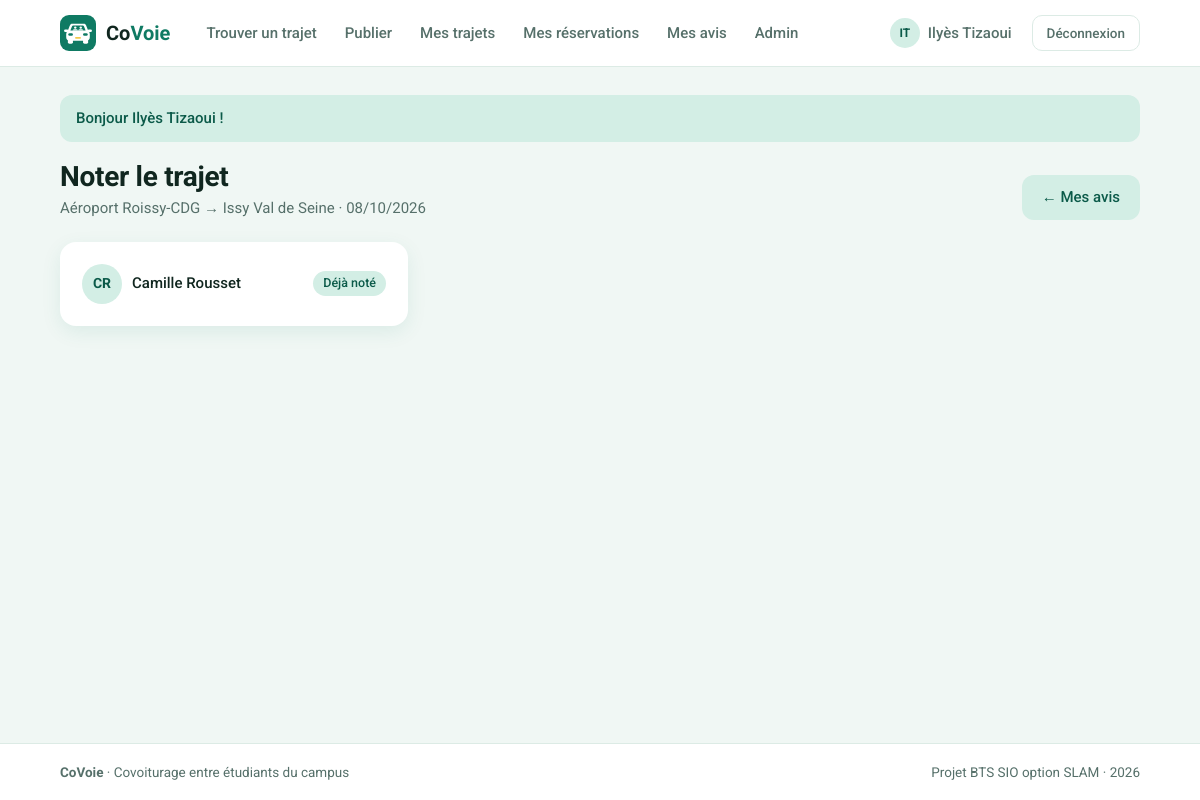
Screenshot of /index.php?page=noter&id=4 (signed in) with the database file from the repository.
### tables this page shows
CREATE TABLE trajets (
    id               INT(11)      NOT NULL AUTO_INCREMENT,
    origine          VARCHAR(120) NOT NULL,
    destination      VARCHAR(120) NOT NULL,
    date_heure       DATETIME     NOT NULL,
    places_totales   INT(2)       NOT NULL,
    places_restantes INT(2)       NOT NULL,
    statut           VARCHAR(10)  NOT NULL DEFAULT 'Ouvert',
    prix             DECIMAL(6,2) NOT NULL DEFAULT 0.00,
    id_conducteur    INT(11)      NOT NULL,

    PRIMARY KEY (id),
    KEY recherche (statut, date_heure),

    CONSTRAINT fk_trajet_conducteur
        FOREIGN KEY (id_conducteur) REFERENCES utilisateurs (id)
        ON DELETE CASCADE
);

CREATE TABLE utilisateurs (
    id               INT(11)      NOT NULL AUTO_INCREMENT,
    nom              VARCHAR(100) NOT NULL,
    email            VARCHAR(180) NOT NULL,
    mot_de_passe     VARCHAR(255) NOT NULL,
    role             VARCHAR(10)  NOT NULL DEFAULT 'membre',
    date_inscription DATETIME     NOT NULL,

    PRIMARY KEY (id),
    UNIQUE KEY email_unique (email)
);

### includes/fonctions.php (called while the page is built, shortened)
<?php
function estConnecte(): bool
{
    return isset($_SESSION['utilisateur']);
}
function idConnecte(): int
{
    if (estConnecte()) {
        return $_SESSION['utilisateur']['id'];
    }
    return 0;
}
function proteger(): int
{
    return idConnecte();
}
function lireId(string $nom = 'id'): int
{
    $id = 0;
    if (isset($_GET[$nom])) {
        $id = (int) $_GET[$nom];
    }
    return $id;
}
function afficherVue(string $vue, array $donnees = []): void
{
    extract($donnees);
    require 'vues/gabarit/en-tete.php';
    require 'vues/' . $vue . '.php';
    require 'vues/gabarit/pied.php';
}
function e($texte): string
{
    return htmlspecialchars((string) $texte, ENT_QUOTES, 'UTF-8');
}
function formaterDate(string $date): string
{
    return date('d/m/Y', strtotime($date));
}
function initiales(string $nom): string
{
    $initiales = '';
    foreach (explode(' ', $nom) as $mot) {
        if ($mot !== '') {
            $initiales .= mb_strtoupper(mb_substr($mot, 0, 1));
        }
    }
    return mb_substr($initiales, 0, 2);
}

### controleurs/AvisController.php (called while the page is built, shortened)
<?php
class AvisController
{
    public function formulaire(): void
    {
        $idConnecte = proteger();
        $trajet = Trajet::trouver(lireId());
        $participants = Avis::participantsANoter($trajet, $idConnecte);
        afficherVue('avis/formulaire', [
            'titre' => 'Noter le trajet',
            'trajet' => $trajet,
            'participants' => $participants
        ]);
    }
}

### index.php (called while the page is built, shortened)
<?php
require_once 'includes/connexion.php';
require_once 'includes/fonctions.php';
require_once 'includes/routes.php';
require_once 'modeles/Trajet.php';
require_once 'modeles/Reservation.php';
require_once 'modeles/Avis.php';
require_once 'controleurs/AvisController.php';
$page = 'accueil';
if (isset($_GET['page']) && is_string($_GET['page'])) {
    $page = $_GET['page'];
}
$nomMethode = $routes[$page][1];
$controleur = new $nomControleur();
$controleur->$nomMethode();

### includes/connexion.php (called while the page is built)
<?php
function connexionBdd(): PDO
{
    static $pdo = null;
    if ($pdo === null) {
        $dsn = 'mysql:host=' . BDD_HOTE . ';port=' . BDD_PORT . ';dbname=' . BDD_NOM . ';charset=utf8mb4';
        try {
            $pdo = new PDO($dsn, BDD_UTILISATEUR, BDD_MOT_DE_PASSE, [
                PDO::ATTR_ERRMODE => PDO::ERRMODE_EXCEPTION,
                PDO::ATTR_DEFAULT_FETCH_MODE => PDO::FETCH_ASSOC,
                PDO::ATTR_EMULATE_PREPARES => false
            ]);
        } catch (PDOException $erreur) {
            afficherErreur(500, 'Base de données inaccessible : lancez WAMP et importez sql/covoiturage.sql.');
        }
    }
    return $pdo;
}
function requete(string $sql, array $parametres = []): PDOStatement
{
    $resultat = connexionBdd()->prepare($sql);
    $resultat->execute($parametres);
    return $resultat;
}

### modeles/Trajet.php (called while the page is built, shortened)
<?php
class Trajet
{
    public static function trouver(int $id): ?Trajet
    {
        $resultat = requete('SELECT * FROM trajets WHERE id = ?', [$id]);
        $trajet = $resultat->fetchObject('Trajet');
        return $trajet;
    }
}

### modeles/Reservation.php (called while the page is built, shortened)
<?php
class Reservation
{
    public static function statutDemande(int $idTrajet, int $idPassager): ?string
    {
        $sql = 'SELECT statut FROM reservations WHERE id_trajet = ? AND id_passager = ?';
        $statut = requete($sql, [$idTrajet, $idPassager])->fetchColumn();
        return $statut;
    }
}

### modeles/Avis.php (called while the page is built, shortened)
<?php
class Avis
{
    public static function participantsANoter(Trajet $trajet, int $idAuteur): ?array
    {
        if (Reservation::statutDemande($trajet->id, $idAuteur) === 'Confirmee') {
            $sql = "SELECT u.id, u.nom,
                           (SELECT COUNT(*) FROM avis a WHERE a.id_trajet = ? AND a.id_auteur = ? AND a.id_cible = u.id) AS deja_note
                    FROM utilisateurs u
                    WHERE u.id = ?";
            return requete($sql, [$trajet->id, $idAuteur, $trajet->id_conducteur])->fetchAll();
        }
        return null;
    }
}

### vues/avis/formulaire.php (the view, shortened to what this page needs)
<div class="titre-page">
    <div>
        <h1>Noter le trajet</h1>
        <p><?= e($trajet->origine) ?> → <?= e($trajet->destination) ?> · <?= formaterDate($trajet->date_heure) ?></p>
    </div>
    <a class="bouton bouton-secondaire" href="index.php?page=mes-avis">← Mes avis</a>
</div>
<div class="grille-billets">
    <?php foreach ($participants as $participant) { ?>
        <div class="carte">
            <div class="conducteur">
                <span class="avatar"><?= e(initiales($participant['nom'])) ?></span>
                <a class="nom" href="index.php?page=profil&amp;id=<?= $participant['id'] ?>"><?= e($participant['nom']) ?></a>
                <?php if ($participant['deja_note'] > 0) { ?>
                    <span class="statut statut-confirmee">Déjà noté</span>
                <?php } ?>
            </div>
        </div>
    <?php } ?>
</div>

### css/style.css (style rules this page uses)
:root { --fond: #f0f7f4; --surface: #ffffff; --encre: #10261f; --gris: #56706a; --bord: #dcebe5; --primaire: #0f7a63; --primaire-fonce: #0b5a49; --clair: #d3eee5; --champ: #f9fcfb; --jaune: #f2c94c; --jaune-clair: #fdf3d3; --rouge: #c0392b; --rouge-clair: #fbe5e2; --etoile: #e8a917; --ombre: 0 6px 20px rgba(15, 122, 99, .09); --rayon: 16px; }
* { box-sizing: border-box; }
body { margin: 0; font-family: "Roboto", Arial, sans-serif; font-size: 15px; line-height: 1.5; color: var(--encre); background: var(--fond); min-height: 100vh; display: flex; flex-direction: column; }
a { color: var(--primaire); text-decoration: none; }
h1, h2, h3 { margin: 0 0 12px; line-height: 1.2; }
h1 { font-size: 28px; letter-spacing: -.3px; }
p { margin: 0 0 12px; }
.titre-page { display: flex; align-items: flex-end; justify-content: space-between; gap: 16px; flex-wrap: wrap; margin-bottom: 22px; }
.titre-page h1 { margin-bottom: 4px; }
.titre-page p { margin: 0; color: var(--gris); }
.bouton { display: inline-flex; align-items: center; justify-content: center; gap: 6px; background: var(--primaire); color: #fff; border: none; border-radius: 12px; padding: 11px 20px; font: inherit; font-weight: 500; cursor: pointer; transition: background .15s; }
.bouton-secondaire { background: var(--clair); color: var(--primaire-fonce); }
.carte { background: var(--surface); border-radius: var(--rayon); box-shadow: var(--ombre); padding: 22px; margin-bottom: 20px; }
.avatar { width: 40px; height: 40px; flex: none; border-radius: 50%; background: var(--clair); color: var(--primaire-fonce); display: grid; place-items: center; font-weight: 700; font-size: 14px; }
.grille-billets { display: grid; grid-template-columns: repeat(auto-fill, minmax(320px, 1fr)); gap: 18px; }
.conducteur { display: flex; align-items: center; gap: 10px; }
.conducteur .nom { font-weight: 500; color: var(--encre); }
.conducteur .statut { margin-left: auto; }
.statut { display: inline-block; padding: 3px 10px; border-radius: 999px; font-size: 12.5px; font-weight: 500; white-space: nowrap; }
.statut-ouvert, .statut-confirmee { background: var(--clair); color: var(--primaire-fonce); }

### rows the page displays
trajets: origine "Aéroport Roissy-CDG", destination "Issy Val de Seine", date_heure "08/10/2026"
utilisateurs: nom "CR", nom "Camille Rousset"

### other values shown
initiales(nomConnecte()) "IT"
nomConnecte() "Ilyès Tizaoui"
$message['texte'] "Bonjour Ilyès Tizaoui !"
SLOGAN_APPLICATION "Covoiturage entre étudiants du campus"
